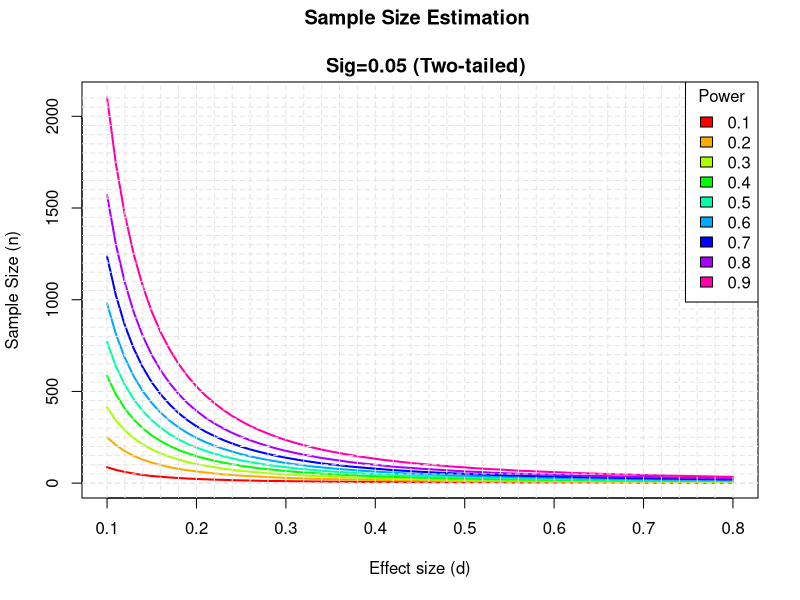

Reproduce this figure in R.
#------------------------------------------------------------------------------
# Code By: Fahad Almsned
# Affiliation: NINDS/NIH
#------------------------------------------------------------------------------

# main source -->https://www.statmethods.net/stats/power.html

library(dplyr)
library(pwr)

#-------------------------------------------------------------------------------
#  Sample Size vs. effect size (d)
#-------------------------------------------------------------------------------

#range of effect size (d)
d = seq(.1,.8,.01)
nd = length(d)

# power values
p <- seq(.1,.9,.1)
np <- length(p)

# obtain sample sizes
samsize <- array(numeric(nd*np), dim=c(nd,np))
for (i in 1:np){
  for (j in 1:nd){
    result <- pwr.t.test(n = NULL, d = d[j],sig.level = .05, power = p[i], type = "two.sample")
    samsize[j,i] <- ceiling(result$n)
  }
}


# set up graph
xrange <- range(d)
yrange <- round(range(samsize))
colors <- rainbow(length(p))
plot(xrange, yrange, type="n",
     xlab="Effect size (d)",
     ylab="Sample Size (n)" )

# add power curves
for (i in 1:np){
  lines(d, samsize[,i], type="l", lwd=2, col=colors[i])
}

# add annotation (grid lines, title, legend)
abline(v=0, h=seq(0,yrange[2],50), lty=2, col="grey89")
abline(h=0, v=seq(xrange[1],xrange[2],.02), lty=2,
       col="grey89")
title("Sample Size Estimation \n
  Sig=0.05 (Two-tailed)")
legend("topright", title="Power", as.character(p),
       fill=colors)
